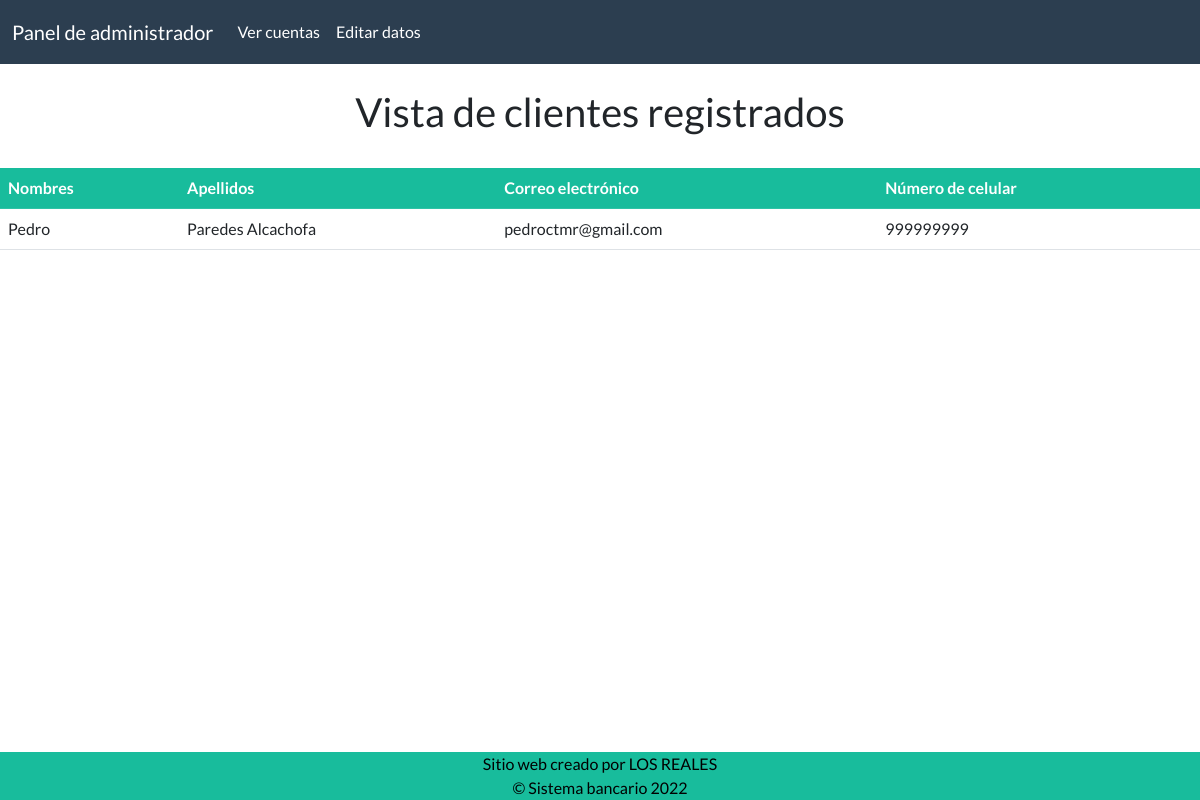
/admins/tabla_clientes/, run on the app's committed database.
### profiles/models.py (models this page shows)
class DatosGenerales(models.Model):
    nombres = models.CharField(max_length=50)
    dni = models.IntegerField()
    apellido_paterno = models.CharField(max_length=50)
    apellido_materno = models.CharField(max_length=50)
    correo = models.EmailField()
    fecha_nacimiento = models.DateField()
    num_celular = models.IntegerField()
    sexo = models.CharField(max_length=10)
    edad = models.IntegerField()
    domicilio = models.CharField(max_length=50)

### admins/views.py (the view)
def tabla_clientes(request):
    cliente = DatosGenerales.objects.all()
    clientes = {'clientes':cliente}
    return render(request, "tabla_clientes.html", clientes)

### admins/templates/tabla_clientes.html (shortened to what this page needs)
{% extends 'admin_base.html' %}
{% block bodycontent %}
  <br>
  <h2 class="container text-center">Vista de clientes registrados</h2>
  <br>
  {% if clientes %}
  {% for cliente in clientes%}
  <table class="table table-hover">
      <thead>
        <tr class="table-success">
          <th scope="col">Nombres</th>
          <th scope="col">Apellidos</th>
          <th scope="col">Correo electrónico</th>
          <th scope="col">Número de celular</th>
        </tr>
      </thead>
      <tbody>
        <tr>
          <td>{{cliente.nombres}}</td>
          <td>{{cliente.apellido_paterno}} {{cliente.apellido_materno}}</td>
          <td>{{cliente.correo}}</td>
          <td>{{cliente.num_celular}}</td>
        </tr>
      </tbody>
    </table>
  {% endfor %}
  {% endif %}
{% endblock %}

### admins/templates/tabla_clientes.html (style rules this page uses)
.table { position: absolute; width: 75%; height: auto; }

### data on the page
DatosGenerales: nombres "Pedro", apellido_paterno "Paredes", apellido_materno "Alcachofa", correo "pedroctmr@gmail.com", num_celular "999999999"
